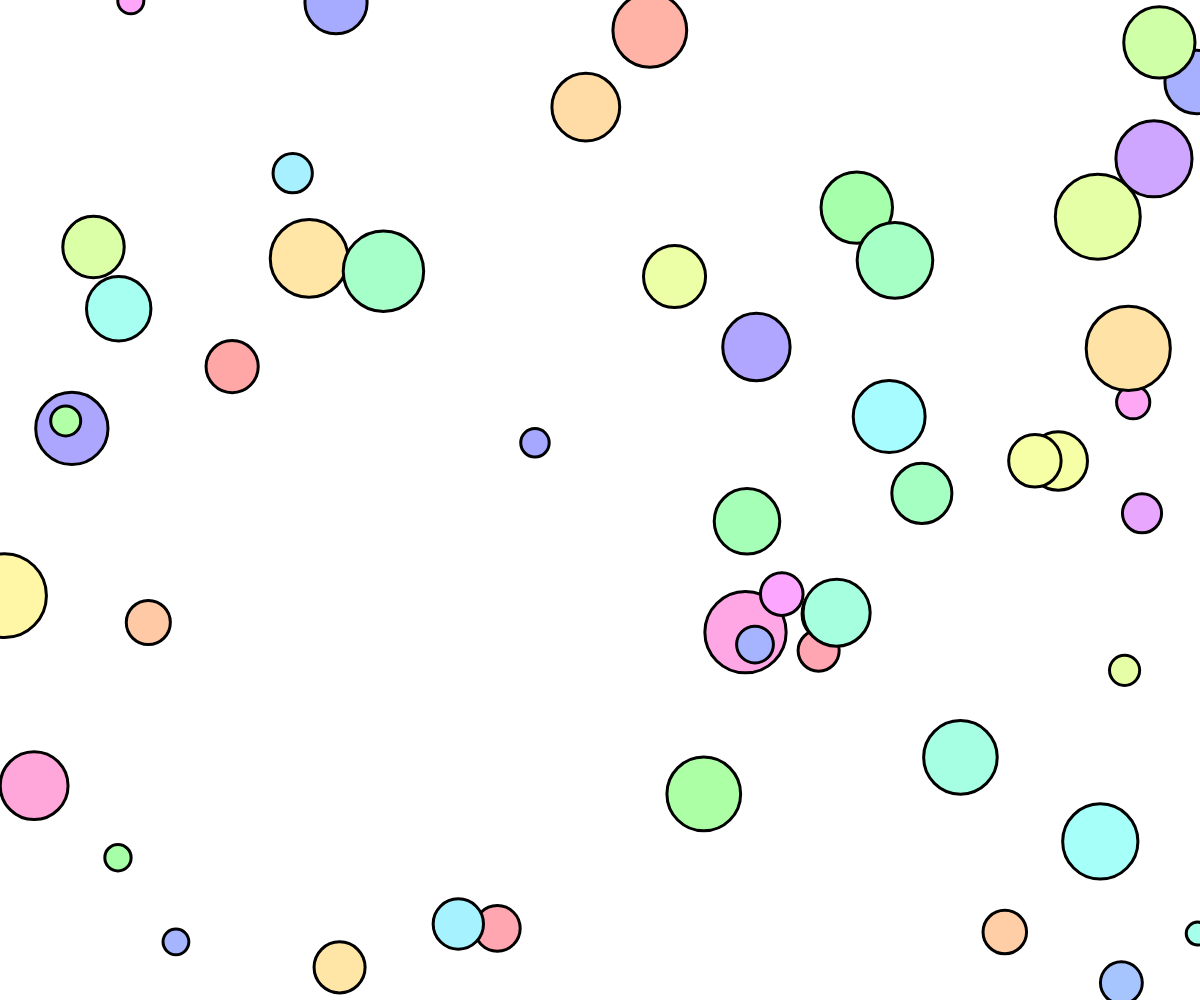
Frame 1 (no input)
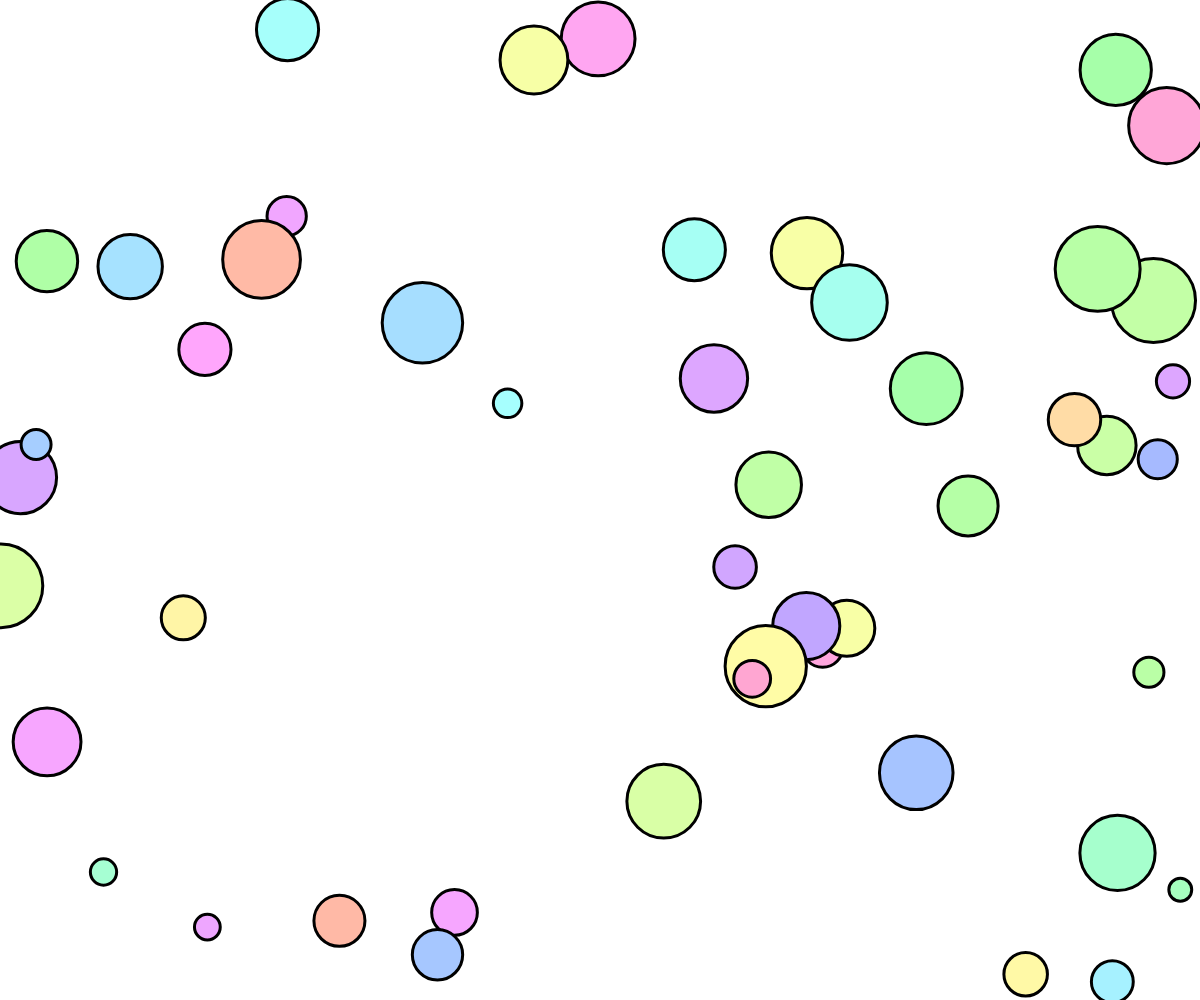
Frame 60 (no input)
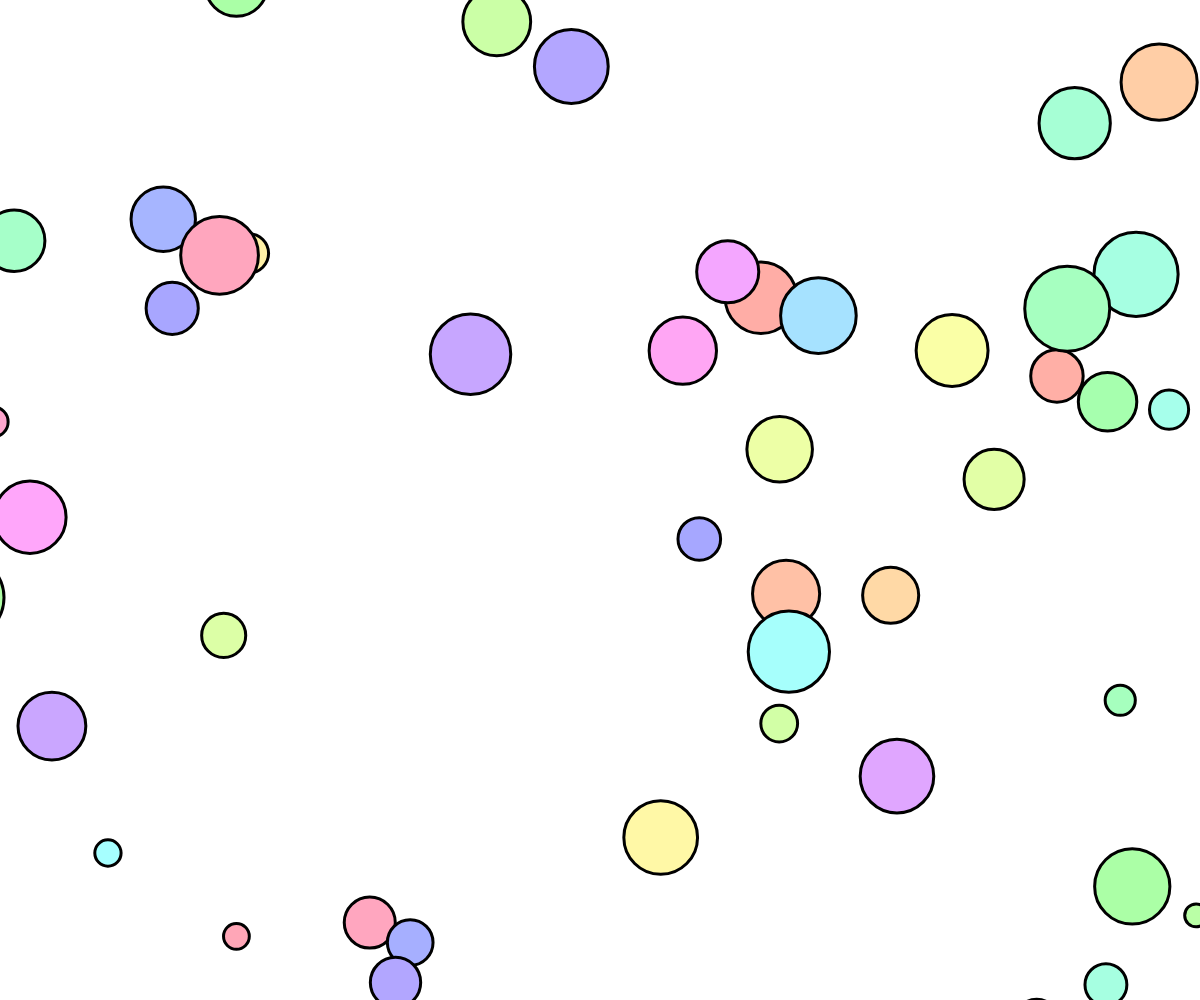
Frame 120 (the mouse pressed at the canvas centre since frame 60)

The p5.js sketch that drew these frames (run headless with seeded random() and noise() and a simulated clock; from frame 60 on, the mouse is pressed at the canvas centre):

// p5.js sketch
// ── sketch.js

let canvas;
let bubbles = [];

function setup() {
    canvas = createCanvas(windowWidth, windowHeight);
    canvas.position(0, 0);
    colorMode(HSB, 360, 100, 100);
    frameRate(60);
    for (let i = 0; i < 50; i++) {
        bub = new Bubble(random(width), random(height))
        bubbles.push(bub);
    }
}

function draw() {
    background(255);

    for (let i = 0; i < bubbles.length; i++) {
        bubbles[i].update();
        bubbles[i].checkTouch();
        bubbles[i].checkTime();
        bubbles[i].display();

    }
}
// ── bubbles.js
const clamp = (num, min, max) => Math.min(Math.max(num, min), max);

var dho = [0.5, -0.5, 1, -1, 20];
var dhw = [10, 10, 6, 6, 1];
var csdh = dhw.reduce((a, x, i) => [...a, x + (a[i - 1] || 0)], []);

class Bubble {
    constructor(x, y) {
        this.x = x;
        this.y = y;
        this.r = random((width + height) * 0.01, (width + height) * 0.04);
        this.h = random(360);
        this.dy = random(-1, 1);
        this.dx = random(-1, 1);

        var rnd = Math.random() * csdh.slice(-1);

        var r = 0;
        while (csdh[r] < rnd) {
            r++;
        }
        this.dh = dho[r];
        this.s = 35;
        this.t = false;
        this.c = 0;
    }



    display() {
        strokeWeight(3);
        stroke(0);
        fill(this.h, this.s, 100);
        ellipse(this.x, this.y, this.r);
    }

    update() {
        this.x += this.dx;
        this.y += this.dy;
        this.dx += random(-0.2, 0.2);
        this.dy += random(-0.2, 0.2);
        this.dx = clamp(this.dx, -1, 1);
        this.dy = clamp(this.dy, -1, 1);
        this.h = (this.h + this.dh + 360) % 360;
    }

    checkTime() {
        if (this.t == true) {
            this.c += 1;
        }
        if (this.c >= 600) {
            this.s = 35;
            this.c = 0;
            this.t = false;
        }
    }

    checkTouch() {
        let d = dist(mouseX, mouseY, this.x, this.y)
        if (d < this.r) {
            this.s = 0;
            this.t = true;
        }
    }

}
